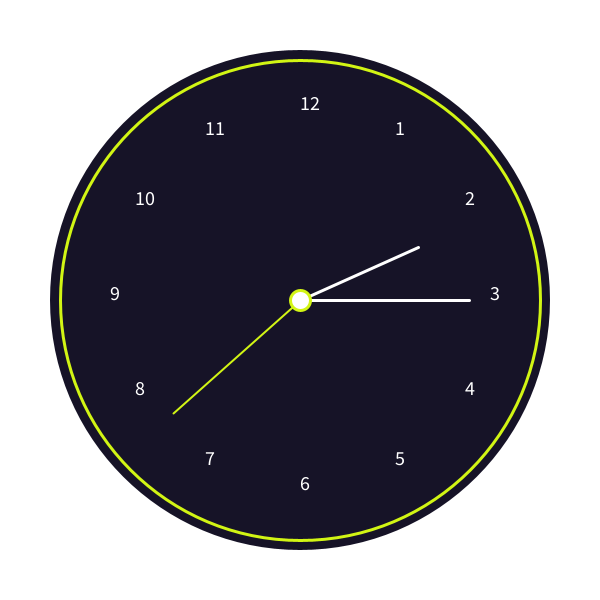
Frame 1 (no input)
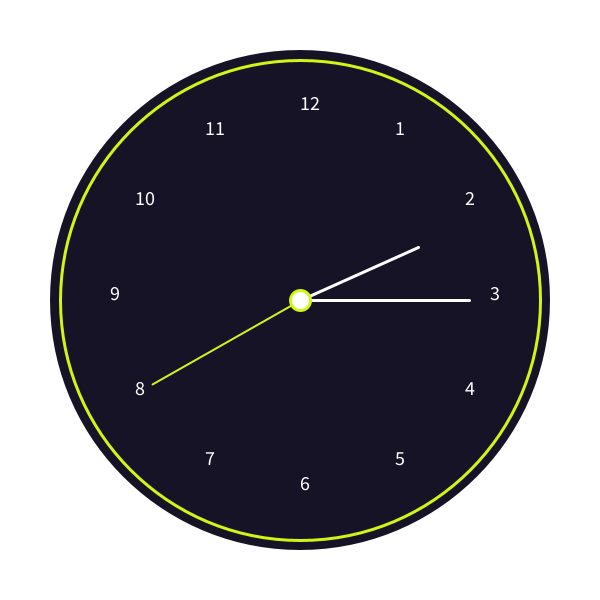
Frame 60 (the mouse pressed at the canvas centre just before this capture)
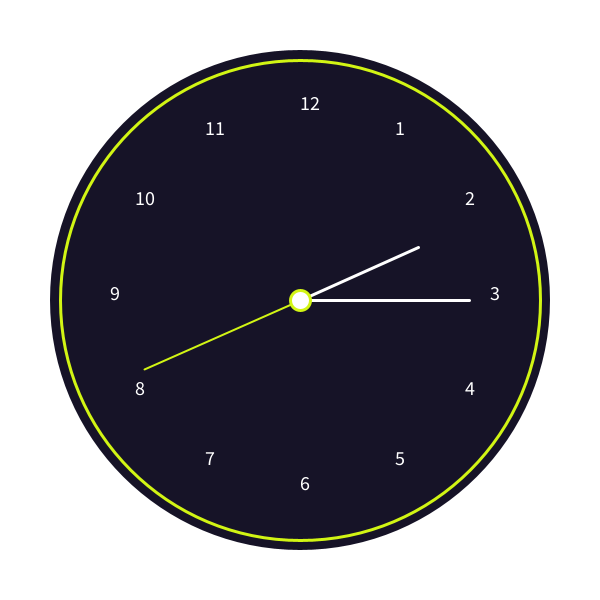
Frame 120 (the mouse held since frame 60 and released just before this capture)

The Processing sketch that drew these frames (run headless with seeded random() and noise(); from frame 60 on, the mouse is pressed at the canvas centre):

// Processing sketch: processing_144288
// ── processing_144288.pde

float X,Y ;
void setup(){
size(600,600);
smooth();

textSize(20);
X=width/2;
Y=height/2;
}

void draw(){
background(255);
drawClock();


stroke(210,245,20);
ellipse(300,300,20,20);

noFill();
stroke(210,245,20);
ellipse(X,Y,480,480);


}


void drawClock(){
noStroke();
fill(22,19,39);
ellipse(X,Y,500,500);
drawNumbers();
float s_angle=map(second(),0,60,0,TWO_PI);
pushMatrix();
translate(X,Y);
rotate(s_angle);
strokeWeight(2);
stroke(210,245,20);
line(0,0,0,-170);
popMatrix();

float m_angle=map(minute(),0,60,0,2*PI);
pushMatrix();
translate(X,Y);
rotate(m_angle);
strokeWeight(3);
stroke(255);
line(0,0,0,-130);
popMatrix();

float h_angle=map(hour(),0,12,0,2*PI);
pushMatrix();
translate(X,Y);
rotate(h_angle);
strokeWeight(3);
stroke(255);
line(0,0,0,-170);
popMatrix();
}

void drawNumbers(){
float r=190;
float inc= TWO_PI /12;
for (int i=1; i<=12; i++){
float Xn=X+cos(i*inc-HALF_PI)*r;
float Yn=Y+sin(i*inc-HALF_PI)*r;
fill(255);
text(i,Xn,Yn);

}
}
